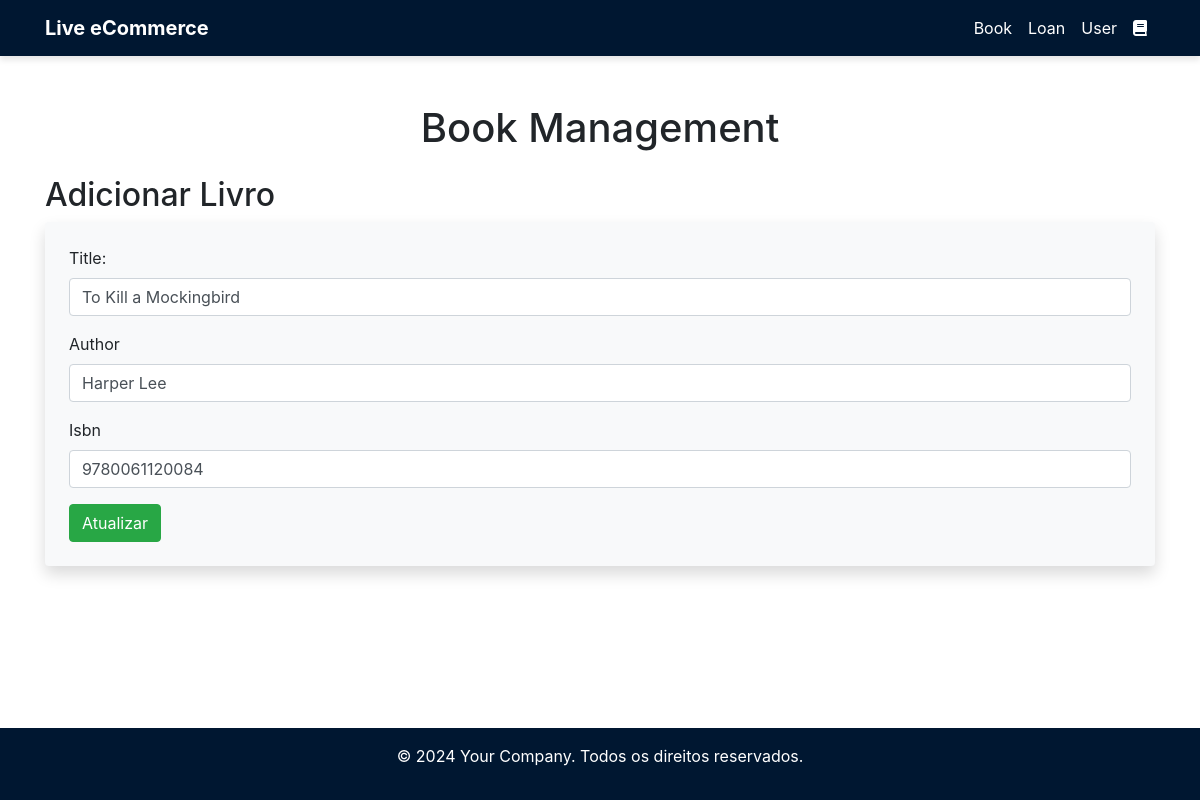
/view/book.php?acao=editar&id=29, run on the app's committed database.
### tables this page shows
CREATE TABLE `books` (
  `id` int NOT NULL AUTO_INCREMENT,
  `title` varchar(255) NOT NULL,
  `author` varchar(255) NOT NULL,
  `isbn` varchar(13) NOT NULL,
  PRIMARY KEY (`id`)
);

### includes/conexao.php (called while the page is built, shortened)
<?php
class Conexao {
    public static $instance;
    public static function getInstance() {
        if (!isset(self::$instance)) {
            self::$instance = new PDO('mysql:host=172.17.0.2;dbname=library', 'root', 'root',
                                        array(PDO::MYSQL_ATTR_INIT_COMMAND => "SET NAMES utf8")
                                    );
            self::$instance->setAttribute(PDO::ATTR_ERRMODE, PDO::ERRMODE_EXCEPTION);
            self::$instance->setAttribute(PDO::ATTR_ORACLE_NULLS, PDO::NULL_EMPTY_STRING);
        }
        return self::$instance;
    }
}
?>

### model/bookModel.php (called while the page is built, shortened)
<?php
require_once __DIR__ . '/../includes/conexao.php';
require_once __DIR__ . '/../object/bookObject.php';
class ModelBook {
  public static $table = 'books';
  public static function buscaid($id) {
    try {
        $sql = "SELECT * FROM ".self::$table." WHERE id = :id";
        $p_sql = Conexao::getInstance()->prepare($sql);
        $p_sql->bindValue(":id", $id);
        $p_sql->execute();
        $result = $p_sql->fetch(PDO::FETCH_ASSOC);
        if ($result) {
            return self::Popular($result);
        } else {
            return null;
        }
    } catch (Exception $e) {
        print "Ocorreu um erro ao tentar executar esta ação, foi gerado um LOG do mesmo, tente novamente mais tarde.";
    }
}
  public static function Popular($row){
    $retorno = new Book;
    $retorno->setId($row['id']);
    $retorno->setTitle($row['title']);
    $retorno->setAuthor($row['author']);
    $retorno->setIsbn($row['isbn']);
    return $retorno;
  }
}

### controller/bookController.php (called while the page is built, shortened)
<?php
require_once __DIR__ . '/../model/bookModel.php';
class ControlBooks{
  public static function BuscaId($id){
    return ModelBook::buscaid($id);
  }
}

### object/bookObject.php (called while the page is built, shortened)
<?php
class Book {
    private $title;
    private $author;
    private $isbn;
    public function getTitle()
    {
      return $this->title;
    }
    public function setTitle($var){
      $this->title = $var;
    }
    public function getAuthor()
    {
      return $this->author;
    }
    public function setAuthor($var)
    {
      $this->author = $var;
    }
    public function getIsbn()
    {
    return $this->isbn;
    }
    public function setIsbn($isbn)
    {
      $this->isbn = $isbn;
    }
}

### view/book.php (the view, shortened to what this page needs)
<?php
require_once 'header.php';
require_once __DIR__ . '/../controller/bookController.php';
require_once __DIR__ . '/../model/bookModel.php';
$controller = new ControlBooks;
$acao = (isset($_GET['acao'])) ? $_GET['acao'] : '';
$id = (isset($_GET['id'])) ? $_GET['id'] : '';
if ($acao=='editar') {
    $editBook = $controller->BuscaId($id);
}
?>
    <div class="container mt-5">
        <h1 class="text-center">Book Management</h1>
        <?php if ($acao == 'novo' || $acao == 'editar') { ?>
            <h2 class="mt-4">Adicionar Livro</h2>
            <form action="book.php" method="POST" class="bg-light p-4 rounded shadow">
                <div class="form-group">
                    <label for="title">Title:</label>
                    <input type="text" id="title" name="title" class="form-control" value= "<?php echo $acao ==='editar' ? $editBook->getTitle() : '' ?>"required >
                </div>
                <div class="form-group">
                    <label for="author">Author</label>
                    <input type="text" id="author" name="author" class="form-control" value= "<?php echo $acao ==='editar' ? $editBook->getAuthor(): '' ?>" required>
                </div>
                <div class="form-group">
                    <label for="isbn">Isbn</label>
                    <input type="text" id="isbn" name="isbn" class="form-control" value= "<?php echo $acao ==='editar' ? $editBook->getIsbn(): ''  ?>" required>
                </div>
                <button type="submit" class="btn btn-success" name= "<?php echo ($acao == 'editar') ? 'BtnAtualizar' : 'BtnAdicionar' ?>"><?php echo ($acao == 'editar') ? 'Atualizar' : 'Adicionar' ?></button>
            </form>
        <?php } ?>
    </div>
</body>
<?php require_once 'footer.php'; ?>

### view/footer.php (style rules this page uses)
html, body { height: 100%; }
body { display: flex; flex-direction: column; }
.container { flex-grow: 1; }

### data on the page
books: title "To Kill a Mockingbird", author "Harper Lee", isbn "9780061120084"
